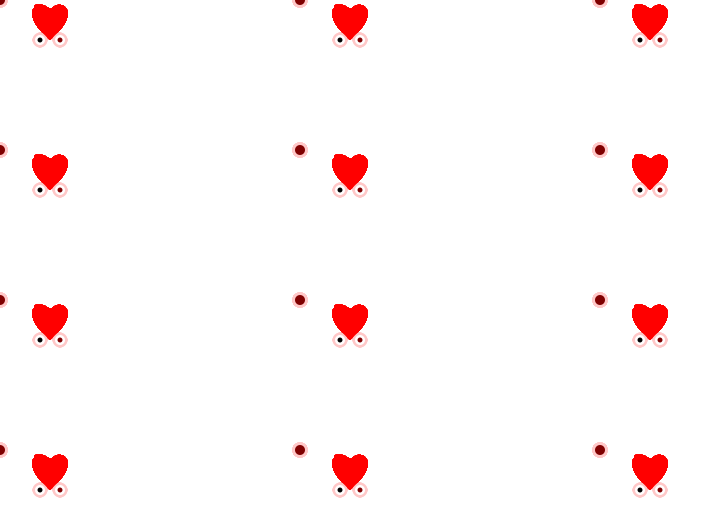
Frame 1 (no input)
Frame 60 (the mouse pressed at the canvas centre just before this capture): identical to frame 1, image omitted
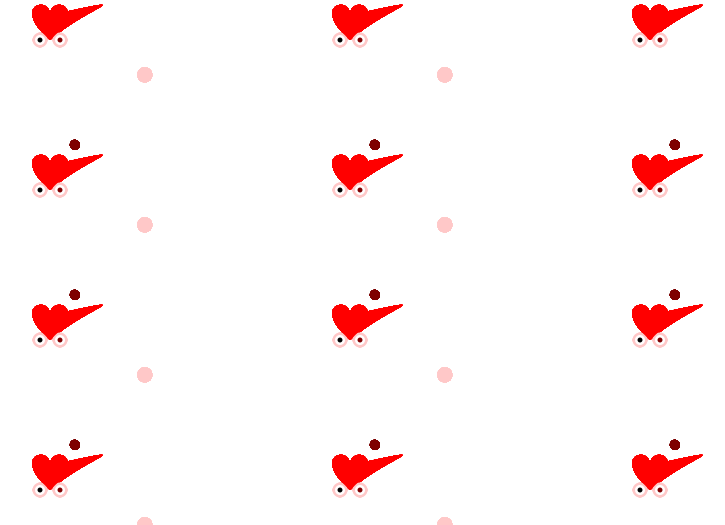
Frame 120 (the mouse held since frame 60 and released just before this capture)

The Processing sketch that drew these frames (run headless with seeded random() and noise(); from frame 60 on, the mouse is pressed at the canvas centre):

// Processing sketch: processing_143126
// ── processing_143126.pde


// multiple robots with functions 

void setup() { 

size(725,525); 

} 


void draw() { 

background(400,400,800); 

for (int c = 0; c <= 700; c += 300) { 

for (int d = 0; d <= 600; d += 150) { 

      robot(c,d); 


    } 


  } 


} 


 void robot(int x, int y) { 

 pushMatrix(); 

 translate(x,y); 

 rectMode(CENTER); 


 float mx = mouseX; 
 float my = mouseY; 

 float sx = map(mx,0,500,0,200); 
 float sy = map(my,0,700,0,200); 
 for (int a = 0; a <= 30; a += 5) { 
 for (int b = 0; b <= 30; b += 5) { 
      
//heart
      smooth();
      noStroke(); 
      //stroke(sx,sy,sx); 
      fill(255,0,0);
      beginShape();
      vertex(50, 15);
      bezierVertex(sx, -5, 90, 5, 50, 40);
      vertex(50, 15);
      bezierVertex(50, -5, 10, 5, 50, 40);
      endShape();


      strokeWeight(5); 
      fill(255,200,200);

      //stroke(sx,sy,sx); 
    
      


      ellipse(40,40,a/2,b/2); 


      ellipse(60,40,a/2,b/2); 


        


      fill(255); 


      noStroke(); 

      //white eyeball    
      ellipse(40,40,10,10); 


      ellipse(60,40,10,10); 


      fill(0); 

      //eye ball 
      ellipse(40,40,5,5);
      fill(127, 0, 0); 


      ellipse(60,40,5,5); 
      fill(127, 0, 0);
      

        


      noFill(); 


      stroke(0); 


      //bezier(20,40,50,50,sx,sy,sx,sy); 


      //bezier(80,40,50,50,sy,sx,sy,sx); 


        


      noStroke(); 


      fill(255,200,200); 


      ellipse(sx,sy,15,15); 
      
      noStroke();
      fill(127,0,0);
      ellipse (sy, sx, 10, 10);
      
   
    
      fill(255,0,0);
      beginShape();
      vertex(50, 15);
      bezierVertex(50, -5, 90, 5, 50, 40);
      vertex(50, 15);
      bezierVertex(50, -5, 10, 5, 50, 40);
      endShape();


    } 


  } 


  popMatrix(); 


} 
